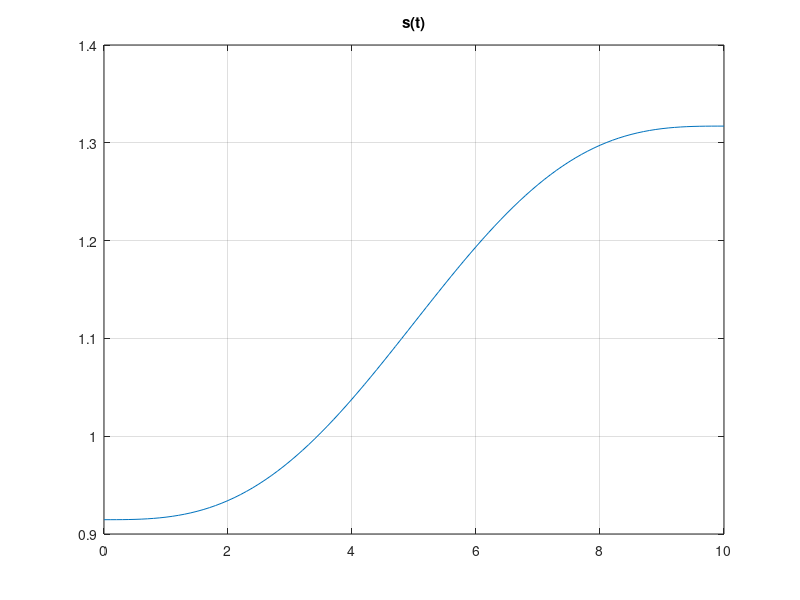
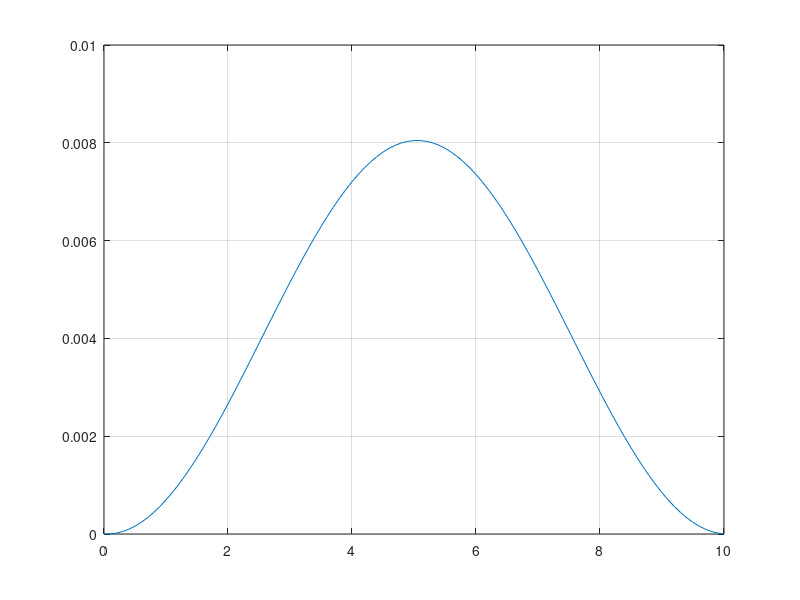
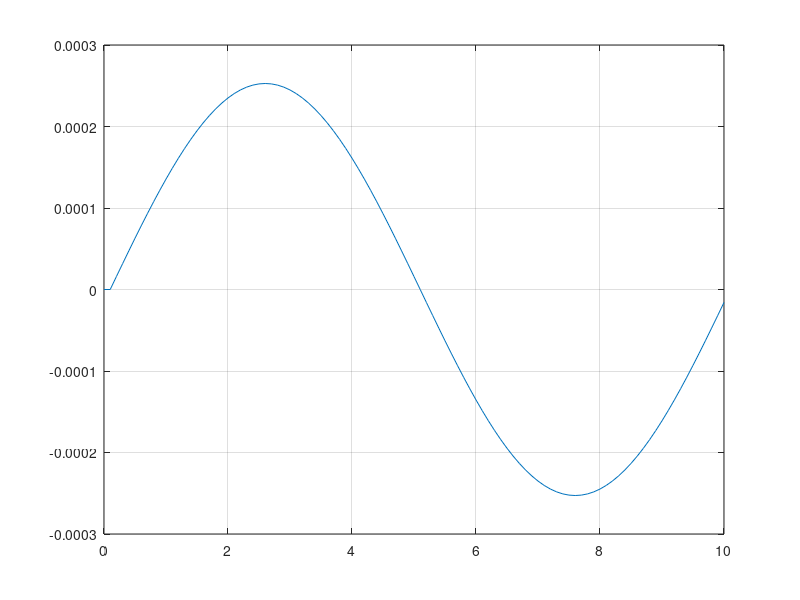
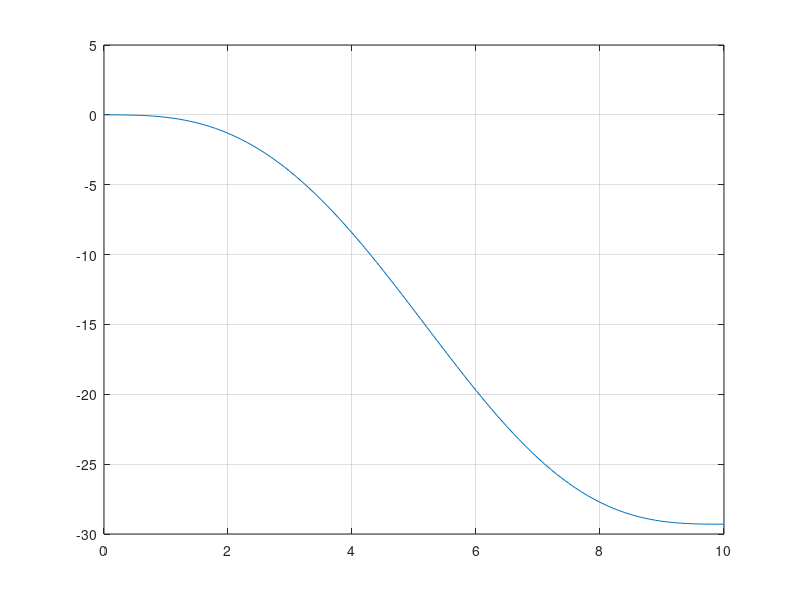

These charts were generated, in order, by the following MATLAB code:


clc
clear all
close all

% Fixed Parameters
theta47= 155;   
theta24=40;
theta46=140;

d_nm=2*(1.5/4.1);
a_b=6.2*(1.5/4.1);
c_b=0.7*(1.5/4.1);
o4o6=2.6*(1.5/4.1);
d6=2.2*(1.5/4.1);

d47=1.9*(1.5/4.1);
d_h7=4.2*(1.5/4.1);
d_g4=3.3*(1.5/4.1);
d_gh=1*(1.5/4.1);

d_lm=1.1 *(1.5/4.1);        
d_4n=2.4*(1.5/4.1);
d_7l=2.4*(1.5/4.1);

d24=2.5*(1.5/4.1);
ao4=0.8*(1.5/4.1);
aA=2.6*(1.5/4.1);
o2o4=2.5*(1.5/4.1);
Ao4=2.6*(1.5/4.1);

d_fd=1.7*(1.5/4.1);
b=0.8*(1.5/4.1);
d46=2.6*(1.5/4.1);
b_f=0.8*(1.5/4.1);
d_d6=2.1*(1.5/4.1);

FD=1.7*(1.5/4.1);
FB=2.8*(1.5/4.1);
BC=0.6*(1.5/4.1);
DC=1.2*(1.5/4.1);
 d1=0.9512;
d3=0.9878;
d4=0.3658;

t=0:0.1:10;
sf=3.6*(1.5/4.1);
si=2.5*(1.5/4.1);
s=si+(sf-si)*(t./10-(1/(2*pi)).*sin(2*pi*t/10));
figure(1)
plot(t,s)
grid on
title('s(t)')
us=diff(s);
us=[0 us];
as=diff(s,2);
as=[0 0 as] ;

figure(2)
plot(t,us)
grid on
%title ('s''(t)')
figure(3)
plot(t,as)
grid on

A=2*d1*d3*cosd(40);
B=2*d1*d3*sind(40);
C=d1^2+d3^2-s.^2;

theta3=2*atan2d((-B-sqrt(B.^2-C.^2+A.^2)),(C-A)); 
theta2=atan2d((d1*sind(40)+d3*sind(theta3)),(d1*cosd(40)+d3*cosd(theta3)));

%loop 2 slider
A_extra=2*Ao4*aA*cosd(theta3);
B_extra=2*Ao4*aA*sind(theta3);
C_extra=aA^2+Ao4^2-ao4^2;

theta4=2*atan2d((-B-sqrt(B.^2-C.^2+A.^2)),(C-A))+196.2518; %we added sth
u_theta4=diff(theta4);
u_theta4=[0 u_theta4];
a_theta4=diff(theta4,2);
a_theta4=[0 0 a_theta4];

figure(4)
plot(t,theta4)
grid on
u_theta4=diff(theta4);
u_theta4=[0 u_theta4];
a_theta4=diff(theta4,2);
a_theta4=[0 0 a_theta4];
figure(5)
plot(t,u_theta4)
grid on
figure(6)
plot(t,a_theta4)
grid on
figure(7) 
plot(t,theta2)
grid on
u_theta2=diff(theta2);
u_theta2=[0  u_theta2];
a_theta2=diff(theta2,2);
a_theta2=[0  0 a_theta2];
figure(8)
plot(t,u_theta2)
grid on
figure(9)
plot(t,a_theta2)
grid on
%First Six Bar

%Loop 1 
A11=(-2*d_fd*b*cosd(theta4+pi/2)-2*d_fd*b_f*cosd(theta4)-2*d_fd*d46*cosd(theta46)); 
B11=(-2*d_fd*b*sind(theta4+90)-2*d_fd*b_f*sind(theta4)-2*d_fd*d46*sind(theta46));
C11=d46.^2+b_f.^2+b.^2+d_fd.^2 +2*b*d46*cosd(theta4+90-theta46)+2*b_f*d46*cosd(theta4-theta46)-d_d6^2;

thetafd=2*atan2d((-B11+sqrt(A11.^2+B11.^2-C11.^2)),(C11-A11));
theta6=atan2d(b*sind(theta4+90)+b_f*sind(theta4)+d_fd*sind(thetafd)-d46*sind(theta46),b*cosd(theta4+90)+b_f*cosd(theta4)+d_fd*cosd(thetafd)-d46*cosd(theta46));
figure(10)
plot(thetafd,t)
grid on
u_thetafd=diff(thetafd);
u_thetafd=[0  u_thetafd];
a_thetafd=diff(thetafd,2);
a_thetafd=[0 0  a_thetafd];
figure(11)
plot(t,u_thetafd)
grid on
figure(12)
plot(t,a_thetafd)
grid on
figure(13)
plot(t,theta6)
grid on
u_theta6=diff(theta6);
u_theta6=[0 u_theta6];
a_theta6=diff(theta6,2);
a_theta6=[0  0 a_theta6];
figure(14)
plot(t,u_theta6)
grid on
figure(15)
plot(t,a_theta6)
grid on
%loop 2

A12=cosd(theta4)*2*FB*DC+2*FD*DC*cosd(thetafd);
B12=sind(theta4)*2*FB*DC+2*FD*DC*sind(thetafd);
C12=FB^2+FD^2+DC^2-BC^2+2*FB*FD*cosd(theta4-thetafd);

thetaDC=2*atan2d((-B12+sqrt(A12.^2+B12.^2-C12.^2)),(C12-A12));
thetaBC=atan2d(FB*sind(theta4)+FD*sind(thetafd)+DC*sind(thetaDC),FB*cosd(theta4)+FD*cosd(thetafd)+DC*cosd(thetaDC));
u_thetaDC=diff(thetaDC);
u_thetaDC=[0 u_thetaDC];
a_thetaDC=diff(thetaDC,2);
a_thetaDC=[0 0 a_thetaDC];
u_thetaBC=diff(thetaBC);
u_thetaBC=[0 u_thetaBC];
a_thetaBC=diff(thetaBC,2);
a_thetaBC=[0 0 a_thetaBC];
figure(16)
plot(t,thetaDC)
grid on
figure(17)
plot(t,u_thetaDC)
grid on
figure(18)
plot(t,a_thetaDC)
grid on
figure(19)
plot(t,thetaBC)
grid on
figure(20)
plot(t,u_thetaBC)
grid on
figure(21)
plot(t,a_thetaBC)
grid on
% Second Six Bar loop 1 
A21=-2*d47*d_h7*cosd(theta47)-2*d_h7*d_g4*cosd(theta4+90);
B21=-2*d47*d_h7*sind(theta47)-2*d_h7*d_g4*sind(theta4+90);
C21=d47.^2+d_h7.^2+d_g4.^2-d_gh.^2+2*d47*d_g4*cosd(theta47-(theta4+90));

theta7=2*atan2d(-B21+sqrt(B21.^2+A21.^2-C21.^2),C21-A21);
thetagh=atan2d(d47*sind(theta47)+d_h7*sind(theta7)-d_g4*sind(theta4+90),d47*cosd(theta47)+d_h7*cosd(theta7)-d_g4*cosd(theta4+90));
u_theta7=diff(theta7);
u_theta7=[0 u_theta7];
a_theta7=diff(theta7,2);
a_theta7=[0 0 a_theta7];
u_thetagh=diff(thetagh);
u_thetagh=[0 u_thetagh];
a_thetagh=diff(thetagh,2);
a_thetagh=[0 0 a_thetagh];
figure(22)
plot(t,theta7)
grid on
figure(23)
plot(t,u_theta7)
grid on
figure(24)
plot(t,a_theta7)
grid on
figure(25)
plot(t,thetagh)
grid on
figure(26)
plot(t,u_thetagh)
grid on
figure(27)
plot(t,a_thetagh)
grid on
% second six bar loop 2
A22=-2*d47*d_lm*cosd(theta47)+2*d_7l*d_lm*cosd(theta7)-2*d_lm*d_4n*sind(theta4);
B22=-2*d47*d_lm*sind(theta47)+2*d_7l*d_lm*sind(theta7)-2*d_lm*d_4n*cosd(theta4);
C22=d47.^2+d_7l.^2+d_lm.^2+d_4n.^2-d_nm.^2-2*d47*d_7l*cosd(theta47-theta7)+2*d47*d_4n*sind(theta47-theta4)-2*d_4n*d_7l*sind(theta7-theta4);

thetalm=2*atan2d(-B22+sqrt(B22.^2+A22.^2-C22.^2),C22-A22);
thetanm=atan2d(d47*sind(theta47)+d_7l*sind(theta7)+d_lm*sind(thetalm)-d_4n*sind(theta4+90),d47*cosd(theta47)+d_7l*cosd(theta7)+d_lm*cosd(thetalm)-d_4n*cosd(theta4+90));
u_thetalm=diff(thetalm);
u_thetalm=[0 u_thetalm];
a_thetalm=diff(thetalm,2);
a_thetalm=[0 0 a_thetalm];
u_thetanm=diff(thetanm);
u_thetanm=[0 u_thetanm];
a_thetanm=diff(thetanm,2);
a_thetanm=[0 0 a_thetanm];
figure(28)
plot(t,thetalm)
grid on
figure(29)
plot(t,u_thetalm)
grid on
figure(30)
plot(t,a_thetalm)
grid on

figure(31)
plot(t,thetanm)
grid on
figure(32)
plot(t,u_thetanm)
grid on
figure(33)
plot(t,a_thetanm)
grid on
grid on

